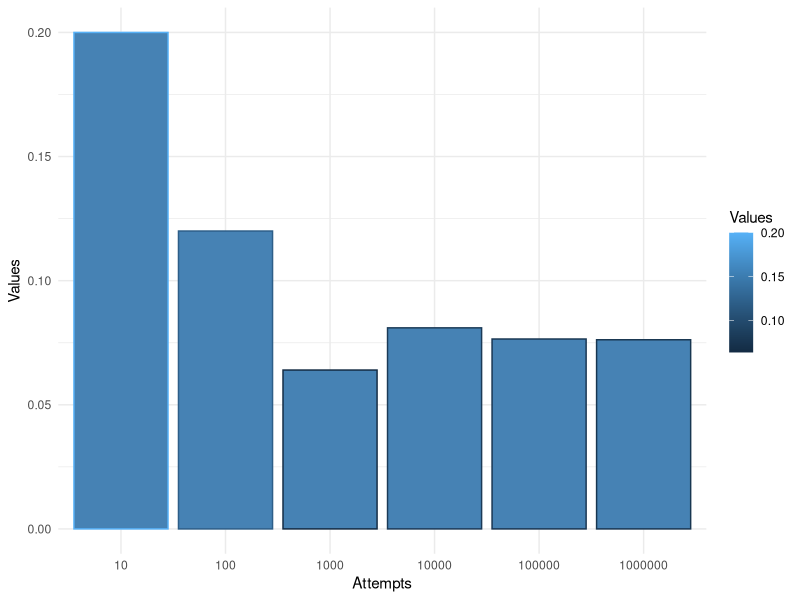
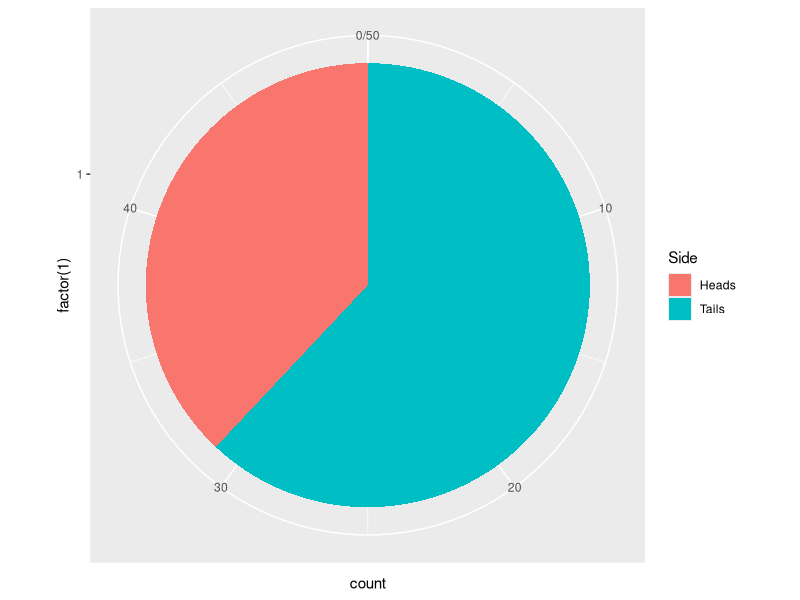
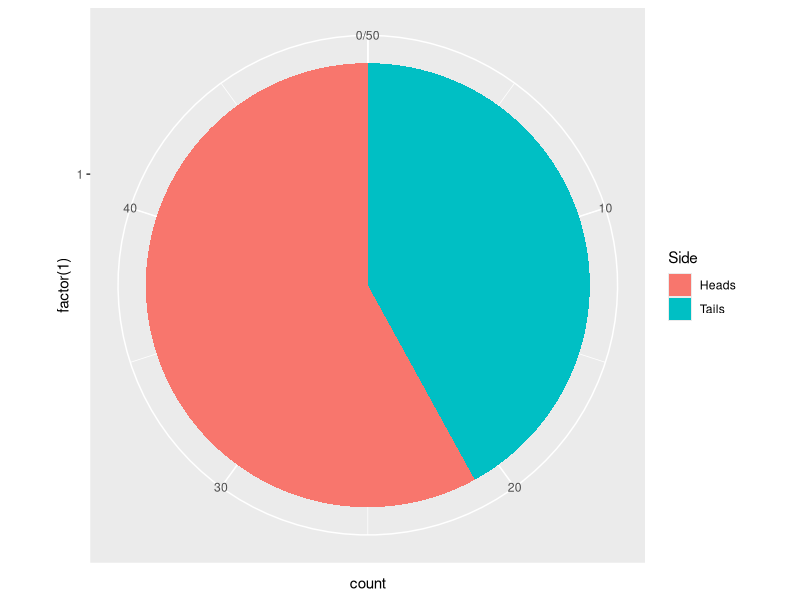
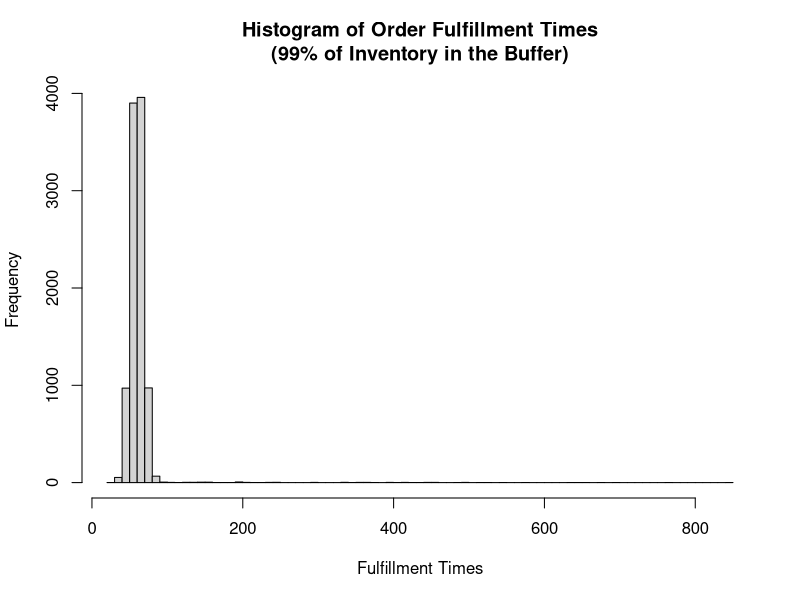
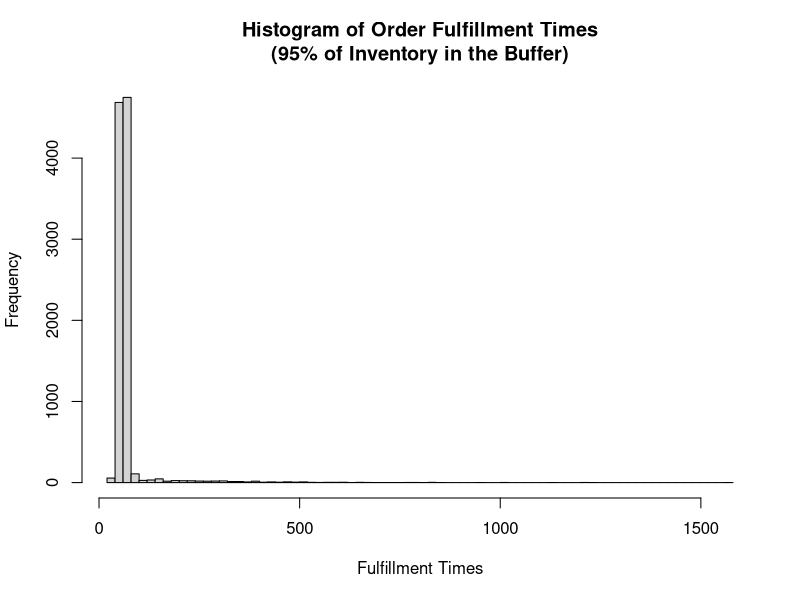
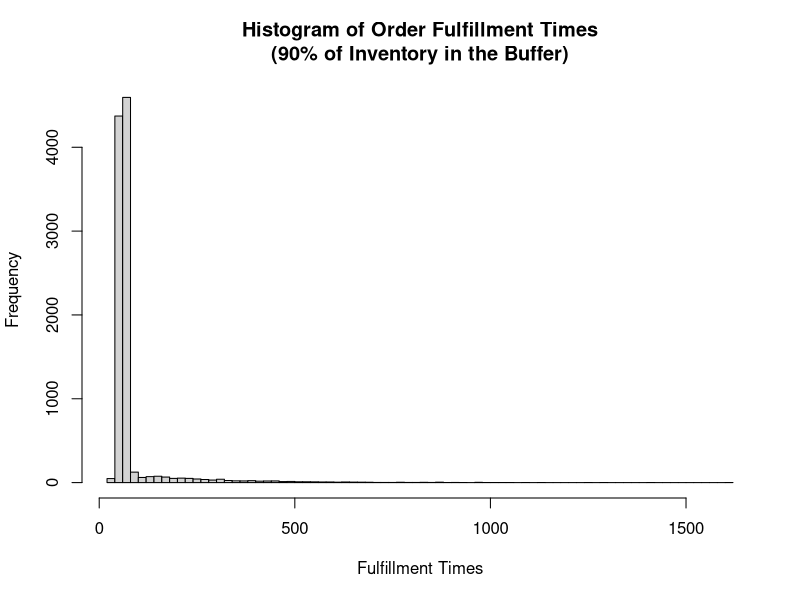
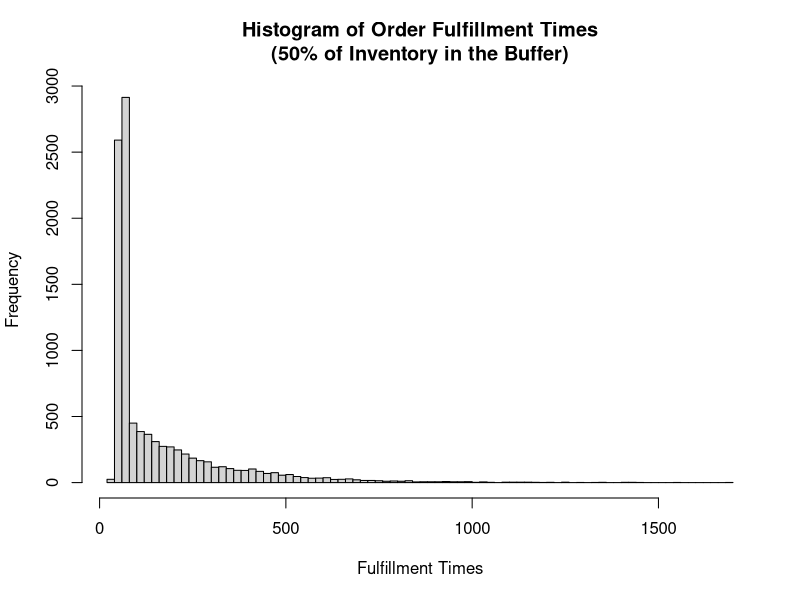

R code for these plots, in order:
## ---- chunk 1
library(ggplot2)
## ---- chunk 2
drawAces <- function(attempts) {      # Wrapper function
  
  drawAce <- function(){              # Inner function
  
    foundAce = FALSE                  # Setup variable
    aCard <- sample(1:52,1)           # Create deck and pick a card
    if ((aCard %% 13) == 0) {         # Cards 13,26,39,52 are aces (all of these are modulus %% of 13)
      foundAce <- TRUE
    } 
    return (foundAce)
  }
  
  totalAces <- 0                      # Initialize ace counter
  for (i in 1:attempts){              # Simple for loop to attempts
    aResult <- drawAce()              # Draw a card (notice "inner" function)
    if(aResult == TRUE) {
      totalAces <- totalAces+1
    } 
  }
  return(totalAces/attempts)
}
## ---- chunk 3
# The greater number of attempts, the closer the simulation results calculate the probability
df <- data.frame(Attempts=c("10", "100", "1000","10000","100000","1000000"), Values=
        c(drawAces(10),
        drawAces(100),
        drawAces(1000),
        drawAces(10000),
        drawAces(100000),
        drawAces(100000)))

ggplot(data=df, aes(x=Attempts, y=Values, color=Values)) +
      geom_bar(stat="identity", fill="steelblue")+
      theme_minimal()

df     # Let's print out the data frame so we can see it
## ---- chunk 4

datalist = list()
for (i in 1:50) {
  dat <- data.frame(Value = sample(0:1,1))
  if(dat == 0){
    dat$Side = "Heads"
  }
  else{
    dat$Side = "Tails"
  }
  datalist[[i]] <- dat # add it to your list
}
df = do.call(rbind, datalist)
ggplot(df, aes(x=factor(1), fill=Side))+
  geom_bar(width = 1)+
  coord_polar("y")

df    # Let's print out the data frame so we can see it
## ---- chunk 5
datalist = list()
for (i in 1:50) {
  dat <- data.frame(Value = rbinom(1,size=1,prob=0.5))
  if(dat == 0){
    dat$Side = "Heads"
  }
  else{
    dat$Side = "Tails"
  }
  datalist[[i]] <- dat # add it to your list
}
df = do.call(rbind, datalist)
ggplot(df, aes(x=factor(1), fill=Side))+
  geom_bar(width = 1)+
  coord_polar("y")

df      # Let's print out the data frame so we can see it
## ---- chunk 6
myBinomialPD <- function(x,n,p) {
  aResultSet <- vector(mode='numeric',length=length(x))    # Create a result set to return
  for (i in 1:length(x)) {
     aResultSet[i] <- (factorial(n)/(factorial(x[i])*factorial(n-x[i])))*(p^x[i])*(1-p)^(n-x[i])
  }
  return(aResultSet)
}
## ---- chunk 7
myBinomialPD(1,10,0.6)

# Display Binomial distribution table as a test
for (i in 0:10) {
  aResult <- myBinomialPD(i,10,0.6)
  print(aResult)
}


## ---- chunk 8
myBinomialPD(c(0:10),10,0.6)
dbinom(c(0:10),10,0.6)
## ---- chunk 9
myQuantile <- function(x,y){
  
  x <- sort(x)     # Adding in a sort() because we want consistent splits on the quantile
  aResultSet <- vector(mode='numeric',length = length(y))
  
  for(i in 1:length(y)){                           # Same type of loop
    aStartPos <- (y[i] * length(x))                # Set the start position
    if(aStartPos == 0) {                           # Safety catch to make sure you do not start with a negative
      aStartPos = 1
    }
    aResultSet[i] <- x[floor(aStartPos)]           # Calculate 
  }
  resultSetNames <- y*100                          # y is used to setup the quantile splits 0, 25, 50, 75, 100
  names(aResultSet) <- resultSetNames              # names() attaches that quantile split to name the object
  return(aResultSet)
}
## ---- chunk 10
aPD <- dbinom(c(0:5),5,0.5)
myQuantile(aPD,c(0,0.25,0.5,0.75,1.0))
quantile(aPD,c(0,0.25,0.5,0.75,1.0),type=3)
## ---- chunk 11
aPD <- dbinom(c(0:15),15,0.5)
myQuantile(aPD,c(0,0.25,0.5,0.75,1.0))
quantile(aPD,c(0,0.25,0.5,0.75,1.0),type=3)
## ---- chunk 12
set.seed(1234)
x= sample(1:50, 100, replace=TRUE)

m = mean(x)
s = sd(x)
zscore = (x - m)/s        # z-score = (sample - mean) / standard deviation
summary(x)                # Overall summary of the sample
summary(zscore)           # Show a summary of the z-score
                          
sc_zscore = scale(x)[,1]  # For good measure, let's use scale() to calculate the z-score
summary(sc_zscore)        # And compare it to the summary(zscore) above.  They are identical
## ---- chunk 13
inventorySimulation <- function(numberOfOrders,inventoryAvailable){

    printStats <- function (aSimResult, inventoryAvailable) {
      
      result<- paste("Fulfillment Time (without replenishment):\t",mean(aSimResult$fulfillTime),"\n",sep="")
      aReplenishment <- aSimResult$replenishTime[aSimResult$replenishTime >0]
      
      result<- paste(result,"Items missing from the buffer:\t\t\t",length(aReplenishment),"\n",sep="")
      result<- paste(result,"Average buffer replenishment time:\t\t",mean(aReplenishment),"\n",sep="")
      
  
      result<- paste(result,"\nOverall Fulfillment Time Summary\n",sep="")
      result<- paste(result,"Average:\t",mean(aSimResult$totalTime),"\n",sep="")
      result<- paste(result,"Median:\t\t",median(aSimResult$totalTime),"\n\n\t\tQuantile\n",sep="")
      
      cat(result)
      print(quantile(aSimResult$totalTime))
     
      
      hist(aSimResult$totalTime, 
           main=paste("Histogram of Order Fulfillment Times\n(",inventoryAvailable*100,"% of Inventory in the Buffer)", sep=""),
           xlab="Fulfillment Times", 
           breaks=100)
      
    } 
  
  # Randomly simulate an order availability mix 
  inventoryDistribution <- runif(numberOfOrders,0,1)
  
  aResultSet <- data.frame(fulfillTime = numeric(numberOfOrders),replenishTime = numeric(numberOfOrders))
  
  for (i in 1:numberOfOrders) {
    
    # All orders need to go through the buffer, so a base amount of time is added.  This is modeled as a normal distribution since
    # the automated tote retrieval times are not a constant value.
    aResultSet$fulfillTime[i] <- rnorm(1,mean=60,sd=8)
    
    
    if (inventoryDistribution[i] >= inventoryAvailable) {
      # Inventory not in buffer, so time needs to be added 
      aResultSet$replenishTime[i] <- rexp(1,.005)
    } else {
      #Inventory is in the buffer
      aResultSet$replenishTime[i] <- 0
    }
  }
  
  aResultSet$totalTime <- aResultSet$fulfillTime + aResultSet$replenishTime 
  
  printStats(aResultSet, inventoryAvailable)
  
  return(aResultSet)
}
## ---- chunk 14
sim_99 <- inventorySimulation(10000,0.99)
sim_95 <- inventorySimulation(10000,0.95)
sim_90 <- inventorySimulation(10000,0.90)
sim_50 <- inventorySimulation(10000,0.50)
